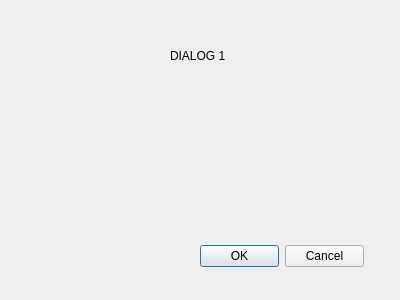
<?xml version="1.0" encoding="UTF-8"?>
<ui version="4.0">
 <class>Dialog</class>
 <widget class="QDialog" name="Dialog">
  <property name="geometry">
   <rect>
    <x>0</x>
    <y>0</y>
    <width>400</width>
    <height>300</height>
   </rect>
  </property>
  <property name="windowTitle">
   <string>Dialog</string>
  </property>
  <widget class="QDialogButtonBox" name="buttonBox">
   <property name="geometry">
    <rect>
     <x>200</x>
     <y>240</y>
     <width>164</width>
     <height>32</height>
    </rect>
   </property>
   <property name="orientation">
    <enum>Qt::Horizontal</enum>
   </property>
   <property name="standardButtons">
    <set>QDialogButtonBox::Cancel|QDialogButtonBox::Ok</set>
   </property>
  </widget>
  <widget class="QLabel" name="label">
   <property name="geometry">
    <rect>
     <x>170</x>
     <y>30</y>
     <width>61</width>
     <height>51</height>
    </rect>
   </property>
   <property name="text">
    <string>DIALOG 1</string>
   </property>
  </widget>
 </widget>
 <resources/>
 <connections>
  <connection>
   <sender>buttonBox</sender>
   <signal>accepted()</signal>
   <receiver>Dialog</receiver>
   <slot>accept()</slot>
   <hints>
    <hint type="sourcelabel">
     <x>248</x>
     <y>254</y>
    </hint>
    <hint type="destinationlabel">
     <x>157</x>
     <y>274</y>
    </hint>
   </hints>
  </connection>
  <connection>
   <sender>buttonBox</sender>
   <signal>rejected()</signal>
   <receiver>Dialog</receiver>
   <slot>reject()</slot>
   <hints>
    <hint type="sourcelabel">
     <x>316</x>
     <y>260</y>
    </hint>
    <hint type="destinationlabel">
     <x>286</x>
     <y>274</y>
    </hint>
   </hints>
  </connection>
 </connections>
</ui>
